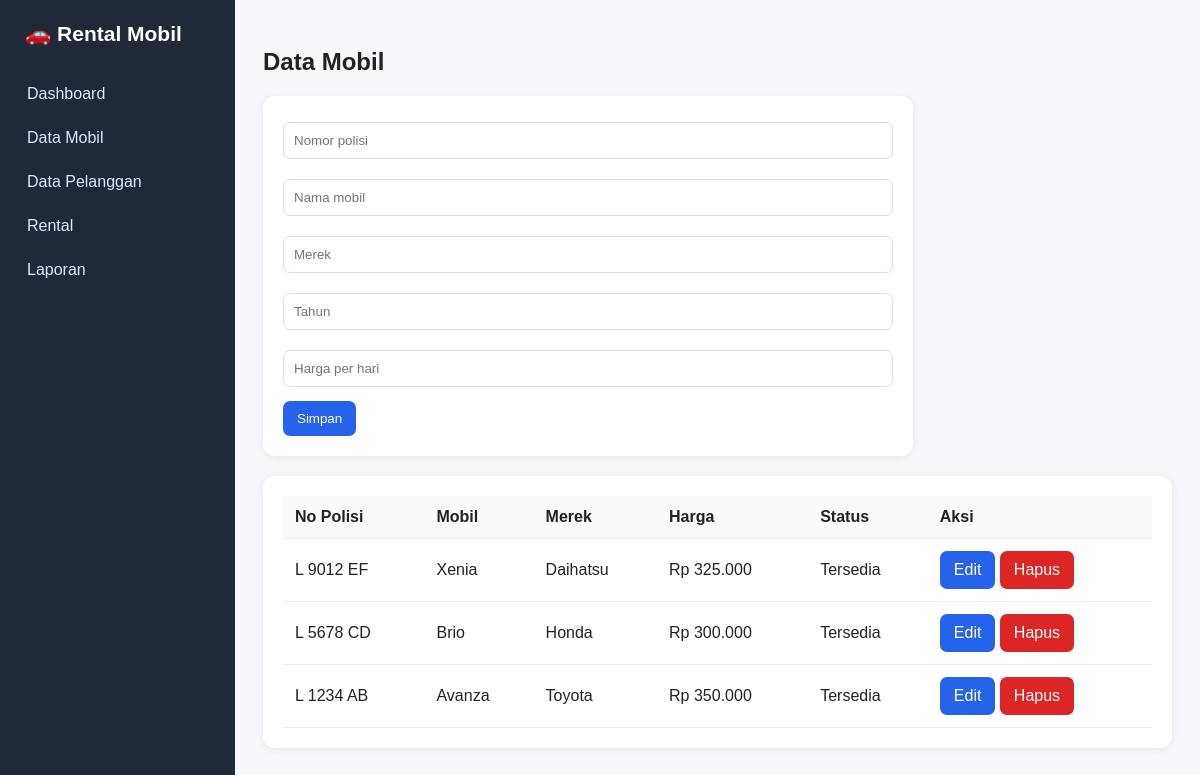
/?page=mobil, run on the app's committed database.
### tables this page shows
CREATE TABLE mobil (
    id INT AUTO_INCREMENT PRIMARY KEY,
    nopol VARCHAR(20),
    nama VARCHAR(100),
    merk VARCHAR(80),
    tahun INT,
    harga_harian DECIMAL(12,2),
    status ENUM('Tersedia', 'Dirental') DEFAULT 'Tersedia'
);

### controllers/Controller.php (called while the page is built, shortened)
<?php
class Controller
{
    private $m;
    public function __construct()
    {
        $this->m = new Model();
    }
    public function v($x, $d = [])
    {
        extract($d);
        include "views/$x.php";
    }
    public function mobil($a = '')
    {
        $this->v('mobil', [
            'data' => $this->m->mobil(),
            'edit' => $a == 'edit'
                ? $this->m->getMobil($_GET['id'])
                : null
        ]);
    }
}

### index.php (called while the page is built, shortened)
<?php
require_once 'controllers/Controller.php';
$controller = new Controller();
$page = $_GET['page'] ?? 'dashboard';
$action = $_GET['action'] ?? 'index';
$controller->$page($action);

### models/Model.php (called while the page is built, shortened)
<?php
class Model
{
    private $db;
    public function __construct()
    {
        $this->db = (new Database())->connect();
    }
    public function mobil()
    {
        return $this->db
            ->query("SELECT * FROM mobil ORDER BY id DESC")
            ->fetchAll();
    }
}

### views/mobil.php (the view, shortened to what this page needs)
<div class="panel form">
    <form method="post" action="?page=mobil&action=save">
        <input
            type="text"
            name="nopol"
            placeholder="Nomor polisi"
            required
            value="<?= htmlspecialchars($edit['nopol'] ?? '') ?>"
        >
        <input
            type="text"
            name="nama"
            placeholder="Nama mobil"
            required
            value="<?= htmlspecialchars($edit['nama'] ?? '') ?>"
        >
        <input
            type="text"
            name="merk"
            placeholder="Merek"
            value="<?= htmlspecialchars($edit['merk'] ?? '') ?>"
        >
        <input
            type="number"
            name="tahun"
            placeholder="Tahun"
            value="<?= htmlspecialchars($edit['tahun'] ?? '') ?>"
        >
        <input
            type="number"
            name="harga_harian"
            placeholder="Harga per hari"
            required
            min="0"
            value="<?= htmlspecialchars($edit['harga_harian'] ?? '') ?>"
        >
        <button type="submit">
            Simpan
        </button>
    </form>
</div>
<div class="panel">
    <table>
        <tr>
            <th>No Polisi</th>
            <th>Mobil</th>
            <th>Merek</th>
            <th>Harga</th>
            <th>Status</th>
            <th>Aksi</th>
        </tr>
        <?php foreach ($data as $r): ?>
            <tr>
                <td>
                    <?= htmlspecialchars($r['nopol']) ?>
                </td>
                <td>
                    <?= htmlspecialchars($r['nama']) ?>
                </td>
                <td>
                    <?= htmlspecialchars($r['merk']) ?>
                </td>
                <td>
                    Rp <?= number_format($r['harga_harian'], 0, ',', '.') ?>
                </td>
                <td>
                    <?= htmlspecialchars($r['status']) ?>
                </td>
                <td>
                    <a
                        class="btn"
                        href="?page=mobil&action=edit&id=<?= $r['id'] ?>"
                    >
                        Edit
                    </a>
                    <a
                        class="btn danger"
                        href="?page=mobil&action=delete&id=<?= $r['id'] ?>"
                        onclick="return confirm('Yakin ingin menghapus mobil ini?')"
                    >
                        Hapus
                    </a>
                </td>
            </tr>
        <?php endforeach; ?>
    </table>
</div>
<?php
$c = ob_get_clean();
require 'views/layout.php';
layout('Data Mobil', $c);
?>

### views/layout.php (shortened to what this page needs)
<?php
function layout($t, $c)
{
?>
<!DOCTYPE html>
<html lang="id">
<head>
    <link rel="stylesheet" href="style.css">
</head>
<body>
    <div class="layout">
        <aside class="side">
            <div class="brand">
                🚗 Rental Mobil
            </div>
            <nav>
                <a href="?page=dashboard">
                    Dashboard
                </a>
                <a href="?page=mobil">
                    Data Mobil
                </a>
                <a href="?page=pelanggan">
                    Data Pelanggan
                </a>
                <a href="?page=rental">
                    Rental
                </a>
                <a href="?page=laporan">
                    Laporan
                </a>
            </nav>
        </aside>
        <main class="main">
            <h2>
                <?= htmlspecialchars($t) ?>
            </h2>
            <?= $c ?>
        </main>
    </div>
</body>
</html>
<?php
}
?>

### style.css (style rules this page uses)
* { box-sizing: border-box; }
body { margin: 0; font-family: Arial, sans-serif; background: #f5f7fb; color: #222; }
.layout { display: flex; min-height: 100vh; }
.side { width: 235px; min-height: 100vh; background: #1f2937; color: #fff; padding: 22px 15px; }
.brand { font-size: 21px; font-weight: bold; margin: 0 10px 28px; }
.side a { display: block; color: #dbeafe; text-decoration: none; padding: 11px 12px; border-radius: 8px; margin: 4px 0; }
.main { flex: 1; padding: 28px; }
.panel { background: #fff; padding: 20px; border-radius: 12px; box-shadow: 0 2px 8px #00000010; margin-top: 20px; }
table { width: 100%; border-collapse: collapse; }
th, td { padding: 12px; border-bottom: 1px solid #eee; text-align: left; }
th { background: #f8fafc; }
.form { max-width: 650px; }
input, select { width: 100%; padding: 10px; border: 1px solid #ddd; border-radius: 7px; margin: 6px 0 14px; }
button, .btn { display: inline-block; background: #2563eb; color: white; border: 0; padding: 10px 14px; border-radius: 7px; text-decoration: none; cursor: pointer; }
.danger { background: #dc2626; }

### data on the page
mobil: nopol "L 9012 EF", nama "Xenia", merk "Daihatsu", harga_harian "325.000", status "Tersedia"
mobil: nopol "L 5678 CD", nama "Brio", merk "Honda", harga_harian "300.000", status "Tersedia"
mobil: nopol "L 1234 AB", nama "Avanza", merk "Toyota", harga_harian "350.000", status "Tersedia"

### other printed values
$t "Data Mobil"
